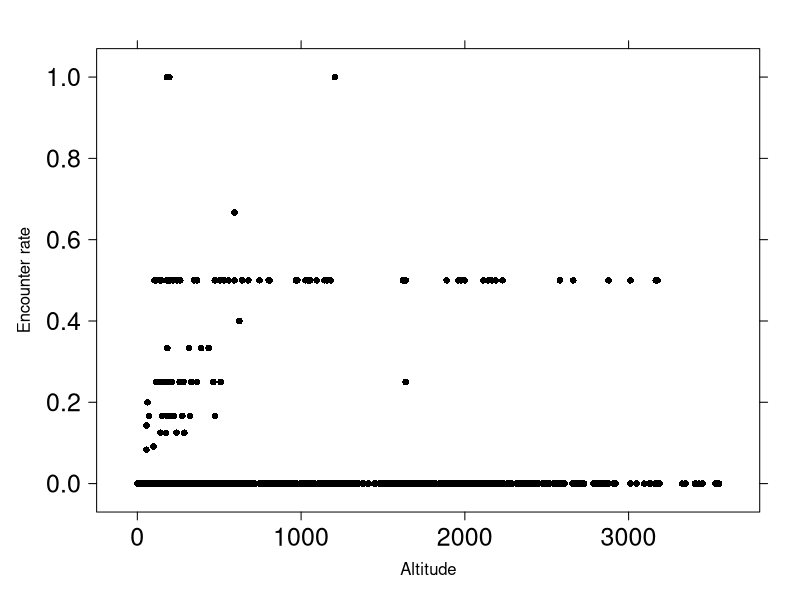
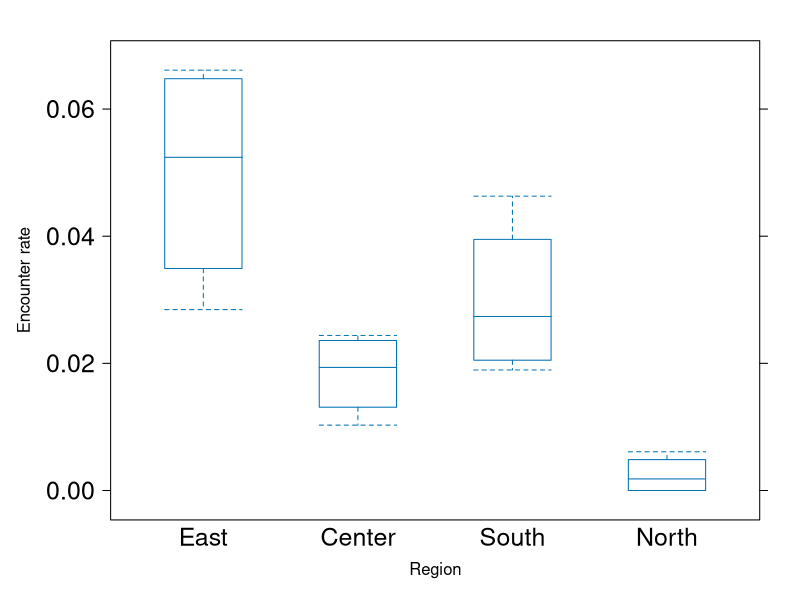
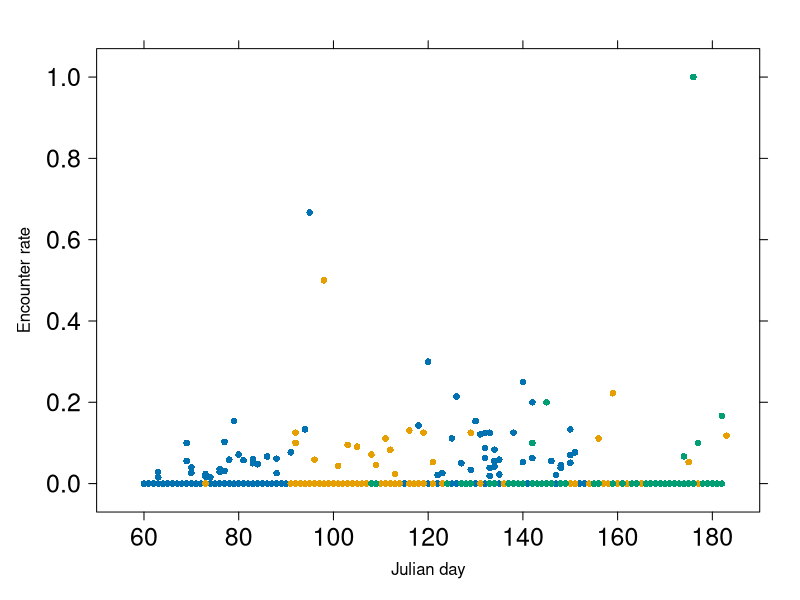
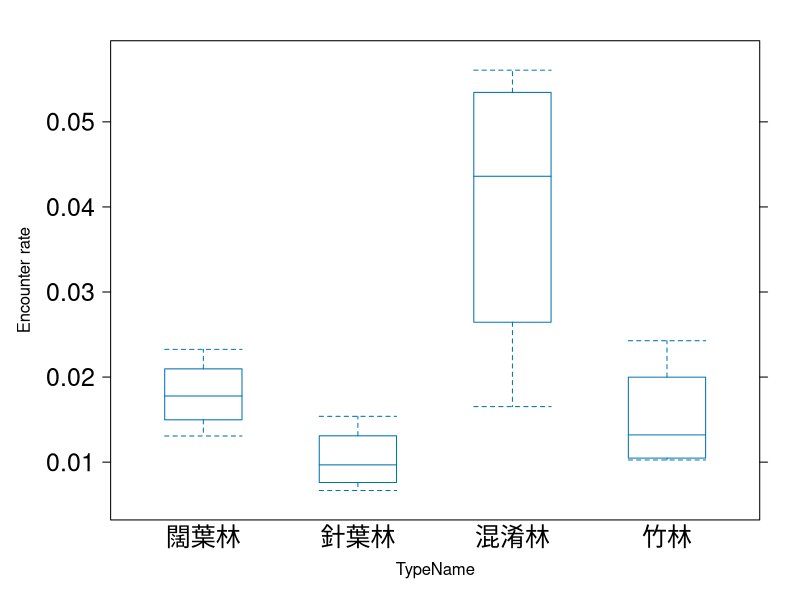
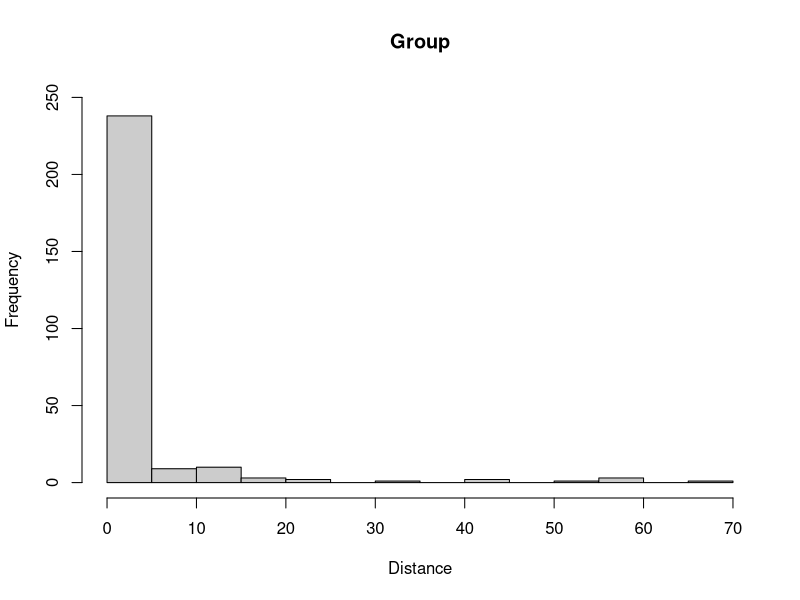

Recreate these plots in R, in order.
#---- load library

library(data.table)
library(magrittr)
library(readxl)
library(tidyr)
library(purrr)
library(dplyr)
library(writexl)
library(ggplot2)
library(lattice)

#---- 

M.data <- read_excel("./data/clean/for analysis.xlsx",
                     sheet=1) %>% setDT %>% 
  .[, DATE := as.IDate(paste(Year, Month, Day, sep = "/"))] %>% 
  .[TypeName %like% "混", TypeName.n := "混淆林"] %>% 
  .[TypeName %like% "竹林", TypeName.n := "竹林"] %>% 
  .[TypeName %like% "闊葉", TypeName.n := "闊葉林"] %>% 
  .[TypeName %like% "針葉", TypeName.n := "針葉林"] %>% 
  .[, TypeName.20 := ifelse(Distance>0, "非森林", TypeName.n)] %>% 
  
  .[County %in% list("宜蘭縣","基隆市","台北市","臺北市",
                     "新北市","台北縣","臺北縣",
                     "桃園縣","桃園市","新竹市",
                     "新竹縣","苗栗縣"), Region := "North"] %>%
  .[County %in% list("台中市","臺中市",
                     "台中縣","臺中縣",
                     "彰化縣","南投縣","南投市",
                     "雲林縣","嘉義縣","嘉義市"), Region := "Center"] %>%
  .[County %in% list("台南市","臺南市",
                     "台南縣","臺南縣",
                     "高雄縣","高雄市",
                     "屏東縣"), Region := "South"]%>%
  .[County %in% list("花蓮縣",
                     "台東縣","臺東縣"), Region := "East"] %>% 
  .[, julian.D := yday(DATE)] %>% 
  .[, Altitude_c := substr(Site_N,1,1)]


M.data %>% 
  .[Year < 2019,] %>% 
  .[!(TypeName.20 %in% "非森林"),] %>% 
  .[is.na(Macaca_sur), Macaca_sur := 0] %>% 
  .[, .(V1 = sum(Macaca_sur),.N), by= list(Year, Altitude)] %>% 
  xyplot((V1/N) ~ Altitude, data = .,
         scales=list( cex=1.5),
       pch=16, col = "black",
       auto.key = list(space = "right"),
       ylab = "Encounter rate")

M.data %>% 
  .[Year < 2019,] %>% 
  .[!(TypeName.20 %in% "非森林"),] %>% 
  .[is.na(Macaca_sur), Macaca_sur := 0] %>% 
  .[, Region := ordered(Region, c("East", "Center", "South", "North"))] %>% 
  .[, .(V1 = sum(Macaca_sur),.N), by= list(Year, Region)] %>% 
  bwplot((V1/N) ~ Region,  data = .,
         scales=list( cex=1.5),
         pch = "|",
         xlab = "Region",
         ylab = "Encounter rate")

M.data %>% 
  .[Year < 2019,] %>% 
  .[!(TypeName.20 %in% "非森林"),] %>% 
  .[is.na(Macaca_sur), Macaca_sur := 0] %>% 
  .[, .(V1 = sum(Macaca_sur),.N), by= list(Year, julian.D,Altitude_c)] %>% 
  xyplot((V1/N) ~ julian.D, groups = Altitude_c,  data = .,
         #par.settings=list(superpose.symbol=list(pch=c(1,2,0),cex=0.9, col='black')),
         scales=list( cex=1.5),
         #auto.key = list(space = "right"),
         pch=16,
         xlab = "Julian day",
         ylab = "Encounter rate",
         xlim = c(50,190))

M.data %>% 
  .[Year < 2019,] %>% 
  .[!(TypeName.20 %in% "非森林"),] %>% 
  .[is.na(Macaca_sur), Macaca_sur := 0] %>% 
  .[, TypeName.20 := ordered(TypeName.20, c("闊葉林", "針葉林", "混淆林", "竹林"))] %>% 
  .[, .(V1 = sum(Macaca_sur),.N), by= list(Year, TypeName.20)] %>% 
  bwplot((V1/N) ~ TypeName.20,  data = .,
         scales=list( cex=1.5),
          pch = "|",
          xlab = "TypeName",
          ylab = "Encounter rate")



M.data %>%
  .[Macaca_sur %in% 1,] %>% 
  .$Distance %>% hist(.,  plot=T,xlab = "Distance",
                      ylim = c(0,250),
                      main = "Group", col=gray(0.8))
